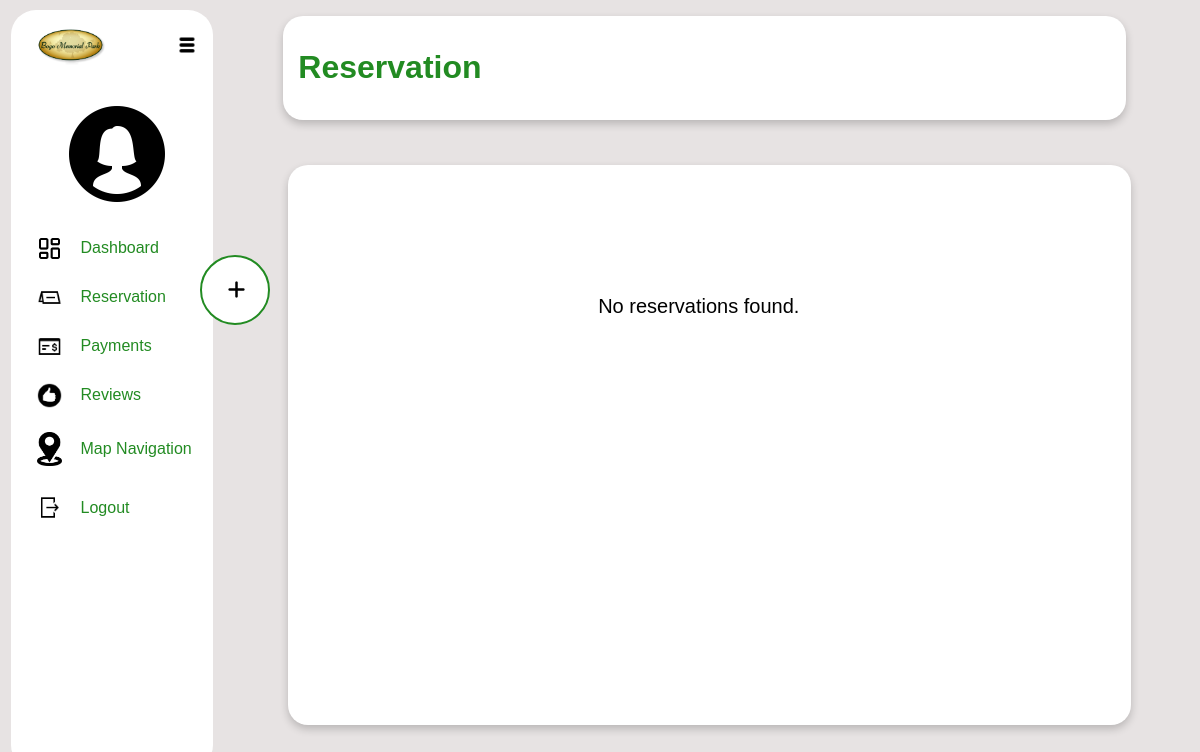
Before: /customerdashboard/customerreservation.php (signed in) with the older database file.
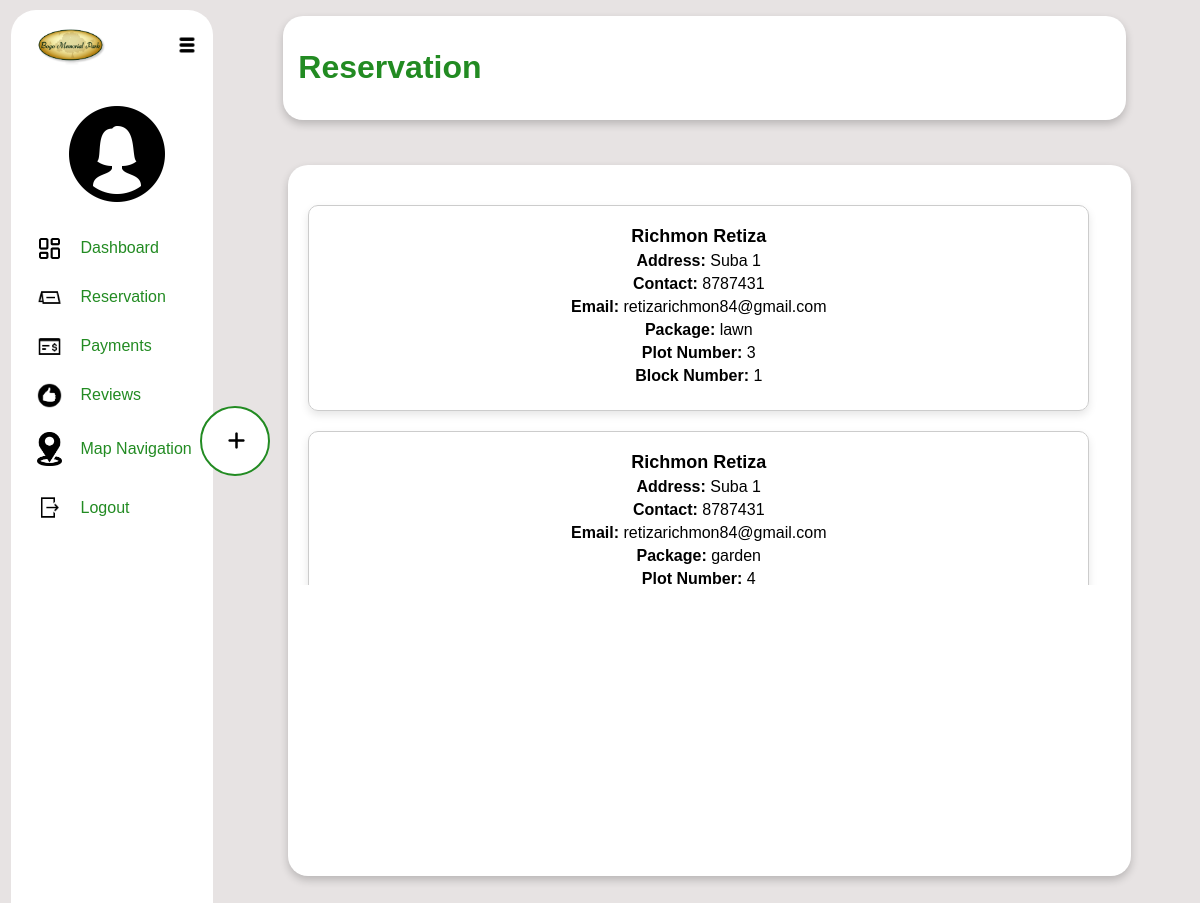
After: the same page with the newer database file.
### tables this page shows
CREATE TABLE `reservation` (
  `id` int(11) NOT NULL,
  `fullname` varchar(100) NOT NULL,
  `package` varchar(100) NOT NULL,
  `plotnumber` int(11) NOT NULL,
  `blocknumber` int(11) NOT NULL,
  `email` varchar(100) NOT NULL,
  `contact` int(11) NOT NULL,
  `time` timestamp NOT NULL DEFAULT current_timestamp() ON UPDATE current_timestamp(),
  `user_id` int(11) NOT NULL,
  `address` varchar(255) NOT NULL,
  `status` varchar(50) DEFAULT 'Pending'
);

### customerdashboard/customerreservation.php (the view, shortened to what this page needs)
<?php
$user_id = $_SESSION['user_id'];
try {
    $dsn = 'mysql:host=localhost;dbname=capstone2db';
    $username = 'root';
    $password = '';
    $options = [
        PDO::ATTR_ERRMODE => PDO::ERRMODE_EXCEPTION,
        PDO::ATTR_DEFAULT_FETCH_MODE => PDO::FETCH_ASSOC,
    ];
    $pdo = new PDO($dsn, $username, $password, $options);
    $sqlFetch = "SELECT * FROM reservation WHERE user_id = :user_id";
    $stmtFetch = $pdo->prepare($sqlFetch);
    $stmtFetch->bindParam(':user_id', $user_id);
    $stmtFetch->execute();
    $reservations = $stmtFetch->fetchAll();
} catch (PDOException $e) {
    echo "Error: " . $e->getMessage();
}
?>
<!DOCTYPE html>
<html lang="en">
<head>
    <link rel="stylesheet" href="./customerdashboard_css/customerreservation.css">
    <link rel="stylesheet" href="https://cdnjs.cloudflare.com/ajax/libs/font-awesome/6.0.0-beta3/css/all.min.css">
</head>
<body>
    <div class="row">
        <div class="left-content col-4">
            <div class="memoriallogo"><img src="../images/bogomemoriallogo.png" alt="bogomemoriallogo"></div>
            <div class="hamburgermenu"><img src="../images/hamburgermenu.png" alt="hamburgermenu"></div>
            <div class="adminprofile">
                <center><img src="../images/female.png" alt="adminicon">
            </div>
            <center>
                <br>
                <div class="adminlinks">
                    <span><img src="../images/dashboard.png" alt="">&nbsp;&nbsp;&nbsp;<a href="/customerdashboard/customerdashboard.php">Dashboard</a></span>
                    <span><img src="../images/reservation.png" alt="">&nbsp;&nbsp;&nbsp;<a href="/customerdashboard/customerreservation.php">Reservation</a></span>
                    <span><img src="../images/payment.png" alt="">&nbsp;&nbsp;&nbsp;<a href="/customerdashboard/customerpayment.php">Payments</a></span>
                    <span><img src="../images/review.png" alt="">&nbsp;&nbsp;&nbsp;<a href="/customerdashboard/customerreviews.php">Reviews</a></span>
                    <span><img src="../images/map.png" alt="">&nbsp;&nbsp;&nbsp;<a href="/customerdashboard/mapnavigation.php">Map Navigation</a></span>
                    <span><img src="../images/logout.png" alt="">&nbsp;&nbsp;&nbsp;<a href="../logout.php">Logout</a></span>
                </div>
                <br>
            </center>
        </div>
        <div class="main">
            <div class="right-content1">
                <div class="right-header col-9">
                    <span class="header"><h1>Reservation</h1></span>
                </div>
            </div>
            <div class="right-content2">
             <div class="left-aside">
                <div class="addbtn">
                    <button class="add"><i class="fas fa-plus"></i></button>
                </div>
                   <div class="view-reservation">
                    <div class="reservation-container">
                        <?php if (!empty($reservations)): ?>
                            <?php foreach ($reservations as $reservation): ?>
                                <div class="reservation-card">
                                    <h3><?php echo htmlspecialchars($reservation['fullname']); ?></h3>
                                    <p><strong>Address:</strong> <?php echo htmlspecialchars($reservation['address']); ?></p>
                                    <p><strong>Contact:</strong> <?php echo htmlspecialchars($reservation['contact']); ?></p>
                                    <p><strong>Email:</strong> <?php echo htmlspecialchars($reservation['email']); ?></p>
                                    <p><strong>Package:</strong> <?php echo htmlspecialchars($reservation['package']); ?></p>
                                    <p><strong>Plot Number:</strong> <?php echo htmlspecialchars($reservation['plotnumber']); ?></p>
                                    <p><strong>Block Number:</strong> <?php echo htmlspecialchars($reservation['blocknumber']); ?></p>
                                </div>
                            <?php endforeach; ?>
                        <?php else: ?>
                        <p class="no-reservation-found">No reservations found.</p>
                        <?php endif; ?>
                    </div>
                </div>
                </div>
            </div>
        </div>
    </div>
</body>
</html>

### customerdashboard/customerdashboard_css/customerreservation.css (style rules this page uses)
* { margin: 0; padding: 0; box-sizing: border-box; font-family: Arial, sans-serif; }
body { background-color: #e7e3e3; position: relative; }
.row::after { content: ""; clear: both; display: block; }
[class*="col-"] { float: left; padding: 15px; }
.col-4 { width: 33.33%; }
.col-9 { width: 75%; }
.row { width: 100%; height: 100vh; display: flex; }
.left-content { background-color: white; color: white; border-radius: 25px; height: 95vh; margin-top: 0.6rem; margin-left: 0.7rem; width: 250px; position: relative; padding: 1rem; }
.memoriallogo img { width: 95px; position: absolute; top: 0.6rem; filter: drop-shadow (0px, 0px, 20px,black); }
.hamburgermenu img { width: 20px; float: right; margin-top: 0.6rem; }
.adminprofile img { width: 100px; margin-top: 3rem; padding-left: 30px; }
.main { width: 100%; margin-top: 1rem; margin-left: 50px; position: relative; }
.right-content1 { margin-left: 20px; width: 90%; height: 6.5rem; background-color: white; color: forestgreen; border-radius: 20px; box-shadow: 0 4px 8px rgba(0, 0, 0, 0.2); display:flex; }
.right-content2 { margin-left: 25px; width: 90%; height: 70vh; margin-top: 2.8rem; background-color: white; color: rgb(0, 0, 0); border-radius: 20px; box-shadow: 0 4px 8px rgba(0, 0, 0, 0.2); display: flex; position: relative; }
.left-aside { width: 50%; position: relative; }
.addbtn { display:flex; flex-direction: column; }
.add { width:70px; height: 70px; border-radius:50%; position: absolute; right:440px; bottom:400px; }
button.add { background-color: white; color: black; border: none; padding: 10px 20px; font-size: 16px; cursor: pointer; display: inline-flex; align-items: center; gap: 8px; border-radius:50%; transition: background-color 0.3s ease; border: 2px solid forestgreen; }
button.add i { font-size: 20px; padding-left: 6px; }
.header { padding-top: 30%; padding-left: 50%; }
.adminlinks { display: flex; flex-direction: column; gap: 1.5rem; align-items: flex-start; margin-left: 10px; }
.adminlinks span { display: flex; align-items: center; width: 100%; }
.adminlinks img { width: 25px; margin-right: 5px; }
.adminlinks a { text-decoration: none; color:forestgreen; font-size: 1rem; display: inline-block; }
.adminlinks span:last-child { margin-top: 0.3rem; }
.adminprofile { display: flex; align-items: center; justify-content: center; margin-top: 20px; }
.adminprofile img { border-radius: 50%; width: 150px; }
.reservation-card { border: 1px solid #ccc; border-radius: 10px; padding: 20px; margin: 10px 0; box-shadow: 0 4px 8px rgba(0, 0, 0, 0.1); width: 100%; text-align: center; }
.reservation-card h3 { margin: 0; font-size: 18px; }
.reservation-card p { margin: 5px 0; }
.reservation-container { display: flex; flex-direction: column; width: 100%; height: auto; }
.view-reservation { margin-top: 20px; margin-left: 10px; width: 190%; height: 400px; overflow-y: auto; padding: 10px; box-sizing: border-box; }
.no-reservation-found { font-size: 20px; padding-top: 100px; display: flex; justify-content: center; }

Changed rows visible on the page:
added reservation: fullname "Richmon Retiza", address "Suba 1", contact "8787431", email "retizarichmon84@gmail.com", package "lawn", plotnumber "3", blocknumber "1"
added reservation: fullname "Richmon Retiza", address "Suba 1", contact "8787431", email "retizarichmon84@gmail.com", package "garden", plotnumber "4"
Other visible differences:
text no longer shown: "No reservations found."
